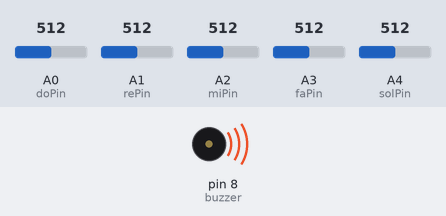
A sketch run on a simulated Arduino Uno, built with avr-gcc and run on an emulated ATmega328P. Parts: buzzer (waves = sounding). The inputs (shaded band) are chosen by the test bench; at power-on: A0 (doPin) = 512, A1 (rePin) = 512, A2 (miPin) = 512, A3 (faPin) = 512, A4 (solPin) = 512. What the sketch prints to the serial monitor is not drawn.

Above: at 0.1 s.
Timing chart, 0 to 1.6 s (numbered marks = the images above):
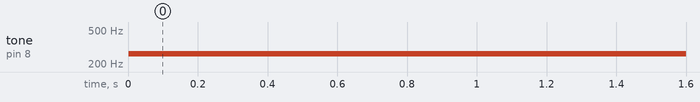

The sketch:

banana_piano.ino
```cpp
/*

  Piano de Banana para o workshop do GRACE
  com meninas do 7° ano do ensino fundamental
  ao ensino médio

  Versão com buzzer

*/

// Definindo os pinos analógicos. Cada pino será uma nota -> será conectado com uma banana
int doPin = A0;  // 262,200
int rePin = A1;  // 294,300
int miPin = A2;  // 330,300
int faPin = A3;  // 349,300
int solPin = A4; // 392,200

int buzzer = 8;  // Pino digital no qual o buzzer está conectado

void setup() {
  Serial.begin(9600); // Comunicação serial para que a gente consiga ver os valores no serial plotter ou monitor serial
  pinMode(buzzer, OUTPUT); // Definindo buzzer como saída (OUTPUT)
}

void loop() {

  String texto = String(analogRead(doPin))+" "+String(analogRead(rePin))+" "+String(analogRead(miPin))+" "+String(analogRead(faPin))+" "+String(analogRead(solPin));
  Serial.println(texto); // Caso queira ler algum valor no monitor serial para saber qual é o valor de tolerância

  if(analogRead(doPin) > 130){ // Se o pino analógico do Dó for maior que o valor de tolerância
    tone(buzzer,262,200); // Tocar a nota dó no buzzer
   }

  else if(analogRead(rePin) > 130){
    tone(buzzer,294,300);
   }

  else if(analogRead(miPin) > 130){
    tone(buzzer,330,300);
   }

  else if(analogRead(faPin) > 130){
    tone(buzzer,349,300);
   }

  else if(analogRead(solPin) > 100){
    tone(buzzer,392,200);
   }
   delay(100);
}
```

Measured:
- by itself, tone on pin 8 (buzzer): silent → 262 Hz at 0.00 s
